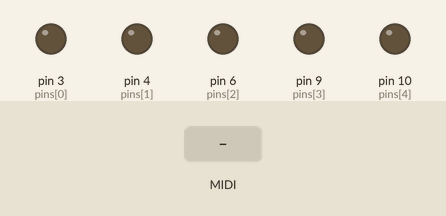
Simulated run of this sketch. Board: Teensy 3. Shown: output pins drawn as LEDs (lit = HIGH). Inputs (shaded band) come from the test bench.

Above: at 1.2 s.
1.3 s: MIDI note 60 received
At 2.4 s:
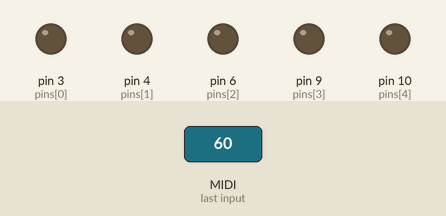
2.8 s: MIDI note 64 received
At 3.5 s:
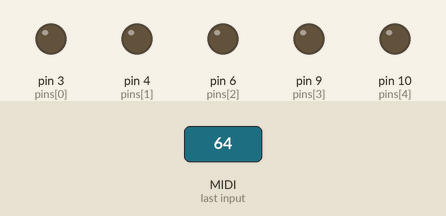
Timing chart, 0 to 5.8 s (numbered marks = the images above; inputs shaded):
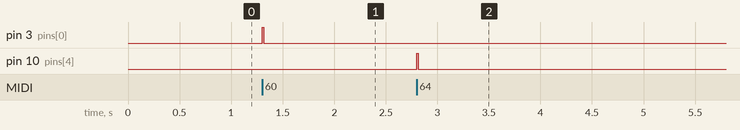

Measured:
- after the input at 1.3 s, pin 3 (pins[0]): LOW → HIGH at once, → LOW 0.02 s later
- after the input at 2.8 s, pin 10 (pins[4]): LOW → HIGH at once, → LOW 0.02 s later

The sketch:

musicBotsPulse.ino
```cpp
/* / **************************************
musicBotsPulse
Pulse the PWM pins specified in pins[] when
MIDI "note on" messages are received
automatically turn off after set amount of time

Use with 5 channel modular-muse motor driver board:
https://oshpark.com/shared_projects/uq5EsZsM
Made for a Teensy LC

or a 4 channel modular-muse motor driver board and some jumper wires
https://oshpark.com/shared_projects/1uvL8iDM

NOTE: this code uses Teensyduino:
https://www.pjrc.com/teensy/teensyduino.html

variables:
pins[] - this array determines output pins to use (assumes PWM)
lowNote - determines the starting MIDI note for the first motor channel, the rest count up one note per channel
onTime - length time motor is pulsed on (in ms)
MIDI velocity is mapped to PWM rate to control motor power

by Jiffer Harriman - modular-muse.com
************************************** */

// use PWM pins 3, 4, 6, 9, 10
int pins[] = {3, 4, 6, 9, 10};
#define numNotes 5

// motor channel 0 will be triggered by lowNote
// motor channel 1 will be triggered by lowNote + 1 etc.
int lowNote = 60; // MIDI note 60 (a.k.a. C-3)

// how long to pulse in ms
unsigned int onTime = 15;

// keep track of the last time a motor channel (note) was triggered
unsigned long lastHit[numNotes];

// keep track if a note is currently on (high) or if it has been released
bool noteHigh[numNotes];

// Teensy MIDI callbacks
void OnNoteOn(byte channel, byte note, byte velocity);
void OnNoteOff(byte channel, byte note, byte velocity);


void setup() {

  // initialize output pins to control the motors
  for (int i = 0; i < 5; i++) {
    pinMode(pins[i], OUTPUT);
  }

  // no notes are on to start
  for (int i = 0; i < numNotes; i++) {
    noteHigh[i] = false;
    lastHit[i] = 0;
  }

  // init MIDI callbacks
  usbMIDI.setHandleNoteOn(OnNoteOn);
  usbMIDI.setHandleNoteOff(OnNoteOff);
}

// main loop
void loop() {
  // flush the MIDI read buffer
  while (usbMIDI.read()) {
  }

  // for all motor driver pins
  // check if onTime since lastHit has elapsed
  for (int i = 0; i < numNotes; i++) {
    // if so, turn the motor off
    if (noteHigh[i] && (millis() - lastHit[i] > onTime)) {
      noteHigh[i] = false;
      analogWrite(pins[i], 0);
    }
  }
}


// When a new "note on" message is recieved
void OnNoteOn(byte channel, byte note, byte velocity) {

  // check if the note is in range of our possible motor outputs
  if (note >= lowNote && note < lowNote + numNotes) {
    // adjust for note # offset
    int noteNumber = note - lowNote;

    // bit shift 7 bits to 12
    analogWrite(pins[noteNumber], velocity << 5);

    // keep track of which note is high and reset the time since the lastHit to now
    noteHigh[noteNumber] = true;
    lastHit[noteNumber] = millis();
  }

}

// do nothing on "note off" messages since they are
// automatically turned off after onTime
void OnNoteOff(byte channel, byte note, byte velocity) {

}
```
